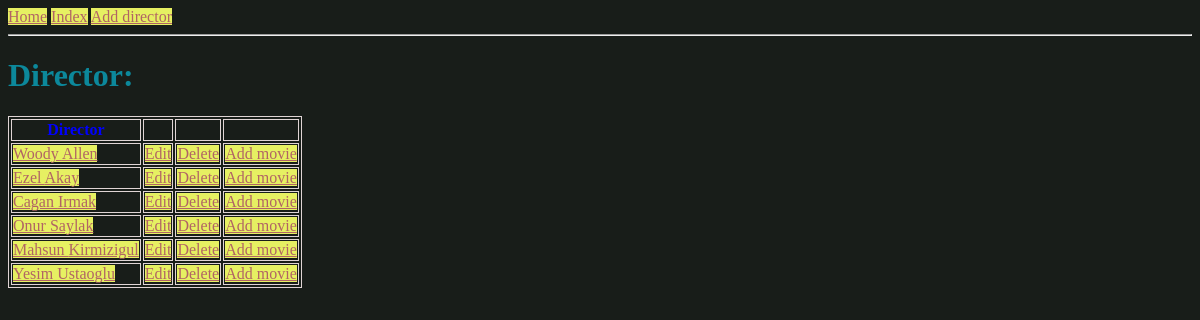
Before: /directors/ with the older database file.
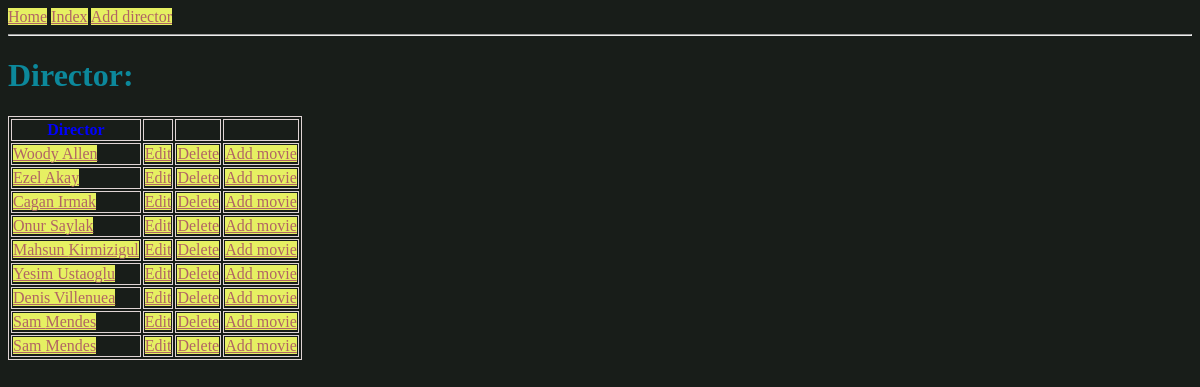
After: the same page with the newer database file.
### app_director/models.py (models this page shows, shortened)
class Director(models.Model):
    director_name = models.CharField(max_length=30)
    director_surname = models.CharField(max_length=30)
    director_age = models.IntegerField()

### app_director/views.py (the view)
# urls.py: path('', views.index, name='index_page'),
def index(request):
    q = Director.objects.all()
    context = {
        'data':q,
    }
    return render (request, 'app_d/index.html',context)

### templates/app_d/index.html (shortened to what this page needs)
{% extends 'app_d/base.html' %}
{% block content %}
<!DOCTYPE html>
<html lang="en">
<head>
</head>
<body>
    <h1>Director:</h1>
    <table>
        <tr>
            <th>Director</th>
            <th></th>
            <th></th>
            <th></th>
        </tr>
    {% for x in data %}
        <tr>
            <td><a href="{% url 'detail_page' idid=x.pk %}" >{{x.director_name}} {{x.director_surname}}</a></td>
            <td><a href="{% url 'edit_page' yonetmen_no=x.pk %}" >Edit</a></td>
            <td><a href="{% url 'delete_page' delete_id=x.pk %}" >Delete</a></td>
            <td><a href="{% url 'add_movie_page' drextor_id=x.pk %}">Add movie</a></td>
        </tr>
    {% endfor %}
</table>
</body>
</html>
{% endblock %}

Changed rows visible on the page:
added Director: director_name "Denis", director_surname "Villenuea"
added Director: director_name "Sam", director_surname "Mendes"
added Director: director_name "Sam", director_surname "Mendes"
